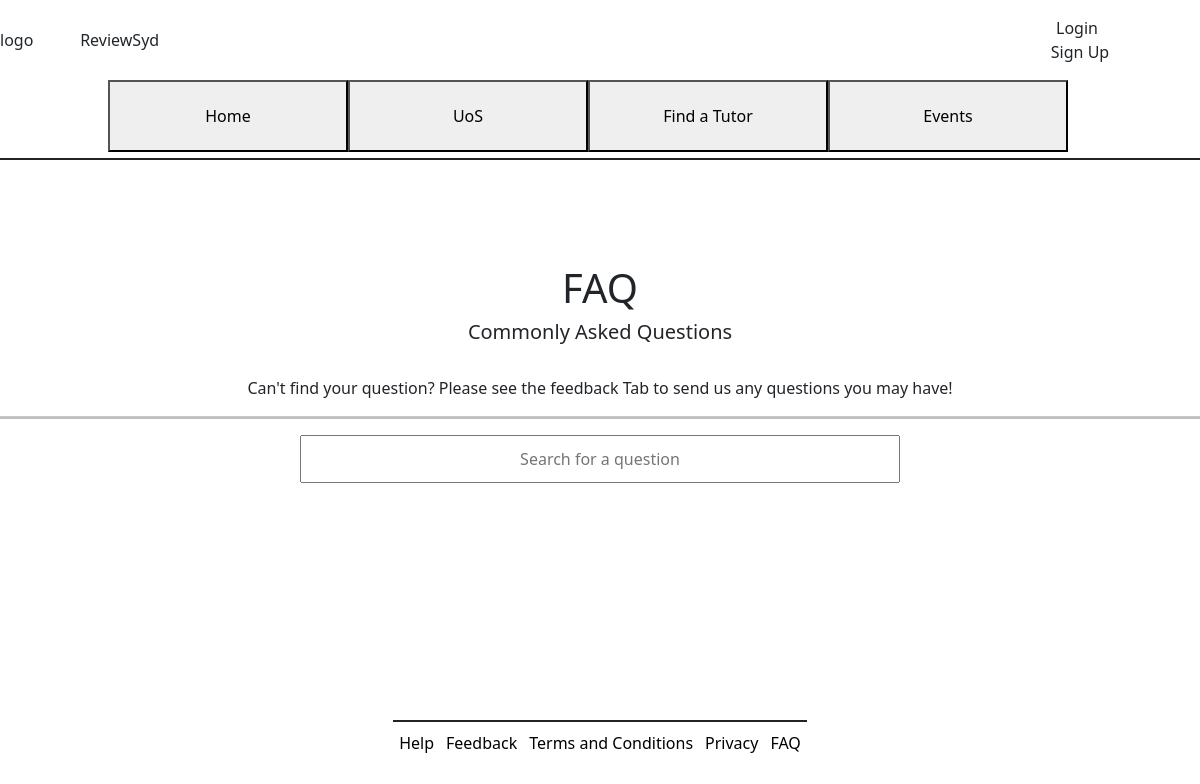
/faq/, run on an earlier commit of the app's database.
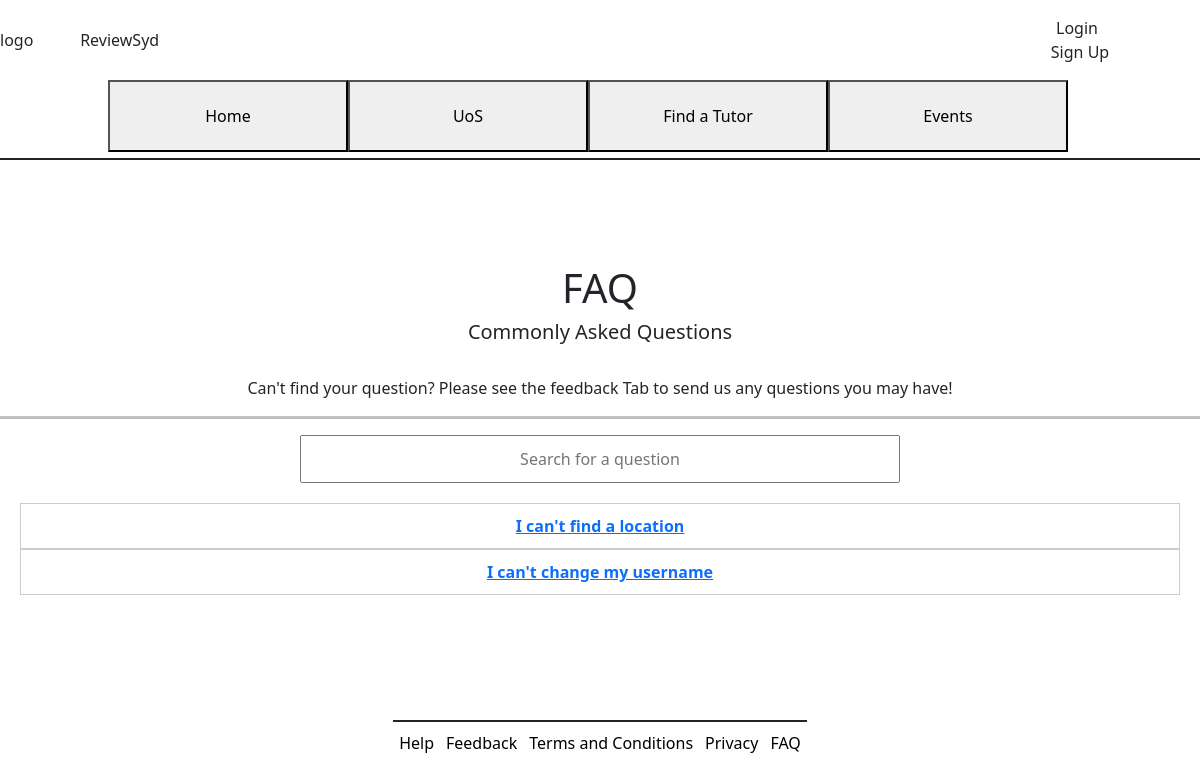
And on a later commit of the database.
### myapp/models.py (models this page shows)
class Faq(models.Model):
    question = models.CharField(max_length=250)
    answer = models.CharField(max_length=1000)

### myapp/views.py (the view)
# urls.py: path("faq/", views.faq, name="faq"),
def faq(request):
    faq_items = Faq.objects.all()
    return render(request, "faq.html", {"faq": faq_items})

### myapp/templates/faq.html (shortened to what this page needs)
{% extends "hf.html" %}
{% block content %}
{% load static %}
<!DOCTYPE html>
<html lang="en">
<head>
    <link href="https://cdn.jsdelivr.net/npm/bootstrap@5.3.2/dist/css/bootstrap.min.css" rel="stylesheet">
</head>
<body>
    <div class="text-center">
        <h1>
            <br>
            <br>
            FAQ
        </h1>
        <h5>Commonly Asked Questions</h5>
        <br>
        <h7>Can't find your question? Please see the feedback Tab to send us any questions you may have!</h7>
        <br>
        <hr  size="5" color="black">
    </div>
    <div class="text-center search-container">
        <input type="text" class="search-input text-center" id="faq-search" placeholder="Search for a question">
    </div>
    <div class="text-center">
        {% for item in faq %}
        <div class="question-box">
            <a href="#" class="toggle-answer" data-toggle-id="answer{{ forloop.counter }}">
                <span class="bold-text">{{ item.question }}</span>
            </a>
        </div>
        {% endfor %}
    </div>
</body>
</html>
{% endblock %}

What changed in the data, as far as the page shows it:
added Faq: question "I can't find a location"
added Faq: question "I can't change my username"
